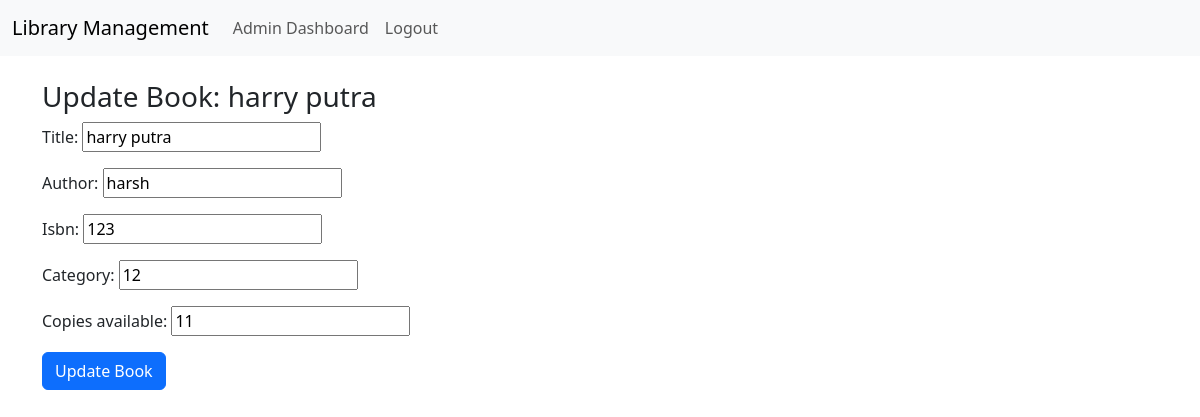
/books/update/1/ (signed in), run on an earlier commit of the app's database.
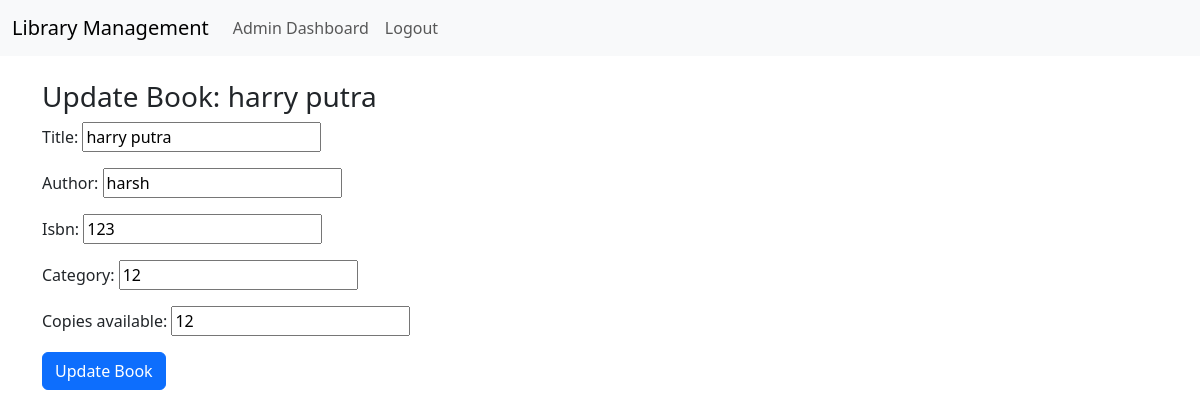
And on a later commit of the database.
### core/models.py (models this page shows, shortened)
class Book(models.Model):
    title = models.CharField(max_length=255)
    author = models.CharField(max_length=255)
    isbn = models.CharField(max_length=13, unique=True)
    category = models.CharField(max_length=100)
    copies_available = models.IntegerField(default=0)

### core/views.py (the view)
# urls.py: path("books/update/<int:book_id>/", views.update_book, name="update_book"),
@login_required
def update_book(request, book_id):
    if not request.user.is_admin:
        return HttpResponseForbidden("Only admins can update books.")
    book = get_object_or_404(Book, id=book_id)
    if request.method == "POST":
        form = BookForm(request.POST, instance=book)
        if form.is_valid():
            form.save()
            return redirect("book_list")
    else:
        form = BookForm(instance=book)
    return render(request, "core/update_book.html", {"form": form, "book": book})

### core/forms.py
class BookForm(forms.ModelForm):
    class Meta:
        model = Book
        fields = "__all__"

### core/templates/core/update_book.html (shortened to what this page needs)
{% extends 'base.html' %}
{% block content %}
<h3>Update Book: {{ book.title }}</h3>
<form method="POST">
    {{ form.as_p }}
    <button type="submit" class="btn btn-primary">Update Book</button>
</form>
{% endblock %}

What changed in the data, as far as the page shows it:
changed Book "harry putra": copies_available "11" → "12"
